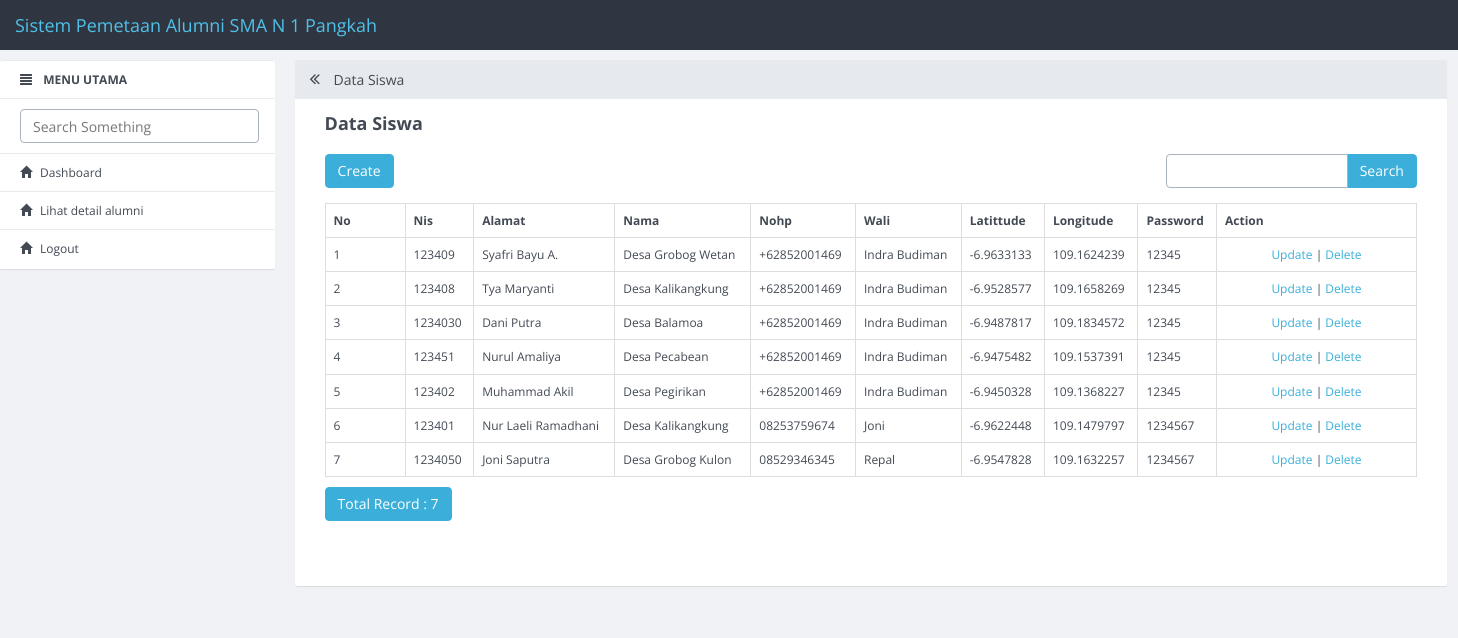
/index.php/siswa, run on the app's committed database.
### tables this page shows
CREATE TABLE IF NOT EXISTS `siswa` (
  `id_siswa` int(11) NOT NULL,
  `nis` varchar(11) DEFAULT NULL,
  `nama` varchar(50) DEFAULT NULL,
  `alamat` text,
  `nohp` varchar(12) DEFAULT NULL,
  `wali` varchar(50) DEFAULT NULL,
  `latittude` varchar(30) DEFAULT NULL,
  `longitude` varchar(30) DEFAULT NULL,
  `password` varchar(50) DEFAULT NULL,
  `kode_jurusan` varchar(11) DEFAULT NULL
);

### application/controllers/Siswa.php (called while the page is built, shortened)
<?php
class Siswa extends CI_Controller
{
    function __construct()
    {
        $this->load->model('Siswa_model');
        $this->load->library('form_validation');
    }
    public function index()
    {
        $q = urldecode($this->input->get('q', TRUE));
        $start = intval($this->input->get('start'));
        if ($q <> '') {
            $config['base_url'] = base_url() . 'siswa/index.html?q=' . urlencode($q);
            $config['first_url'] = base_url() . 'siswa/index.html?q=' . urlencode($q);
        } else {
            $config['base_url'] = base_url() . 'siswa/index.html';
            $config['first_url'] = base_url() . 'siswa/index.html';
        }
        $config['per_page'] = 10;
        $config['page_query_string'] = TRUE;
        $config['total_rows'] = $this->Siswa_model->total_rows($q);
        $siswa = $this->Siswa_model->get_limit_data($config['per_page'], $start, $q);
        $this->load->library('pagination');
        $this->pagination->initialize($config);
        $data = array(
            'siswa_data' => $siswa,
            'q' => $q,
            'pagination' => $this->pagination->create_links(),
            'total_rows' => $config['total_rows'],
            'start' => $start,
            'konten' => 'siswa/siswa_list',
            'judul' => 'Data Siswa',
        );
        $this->load->view('v_index', $data);
    }
}

### index.php (called while the page is built, shortened)
<?php
require_once BASEPATH.'core/CodeIgniter.php';

### application/config/config.php (called while the page is built, shortened)
<?php
$config['base_url'] = "http://".$_SERVER['HTTP_HOST'];
$config['base_url'] .= preg_replace('@/+$@','',dirname($_SERVER['SCRIPT_NAME'])).'/';
$config['index_page'] = '';
$config['uri_protocol']	= 'REQUEST_URI';
$config['url_suffix'] = '.html';
$config['language']	= 'english';
$config['charset'] = 'UTF-8';
$config['enable_hooks'] = FALSE;
$config['subclass_prefix'] = 'MY_';
$config['composer_autoload'] = FALSE;
$config['permitted_uri_chars'] = 'a-z 0-9~%.:_\-';
$config['enable_query_strings'] = FALSE;
$config['controller_trigger'] = 'c';
$config['function_trigger'] = 'm';
$config['directory_trigger'] = 'd';
$config['allow_get_array'] = TRUE;
$config['log_threshold'] = 0;
$config['log_path'] = '';
$config['log_file_extension'] = '';
$config['log_file_permissions'] = 0644;
$config['log_date_format'] = 'Y-m-d H:i:s';
$config['error_views_path'] = '';
$config['cache_path'] = '';
$config['cache_query_string'] = FALSE;
$config['encryption_key'] = 'gdgfdg3536';
$config['sess_driver'] = 'files';
$config['sess_cookie_name'] = 'ci_session';
$config['sess_expiration'] = 7200;
$config['sess_save_path'] = NULL;
$config['sess_match_ip'] = FALSE;
$config['sess_time_to_update'] = 300;
$config['sess_regenerate_destroy'] = FALSE;
$config['cookie_prefix']	= '';
$config['cookie_domain']	= '';
$config['cookie_path']		= '/';
$config['cookie_secure']	= FALSE;
$config['cookie_httponly'] 	= FALSE;
$config['standardize_newlines'] = FALSE;
$config['global_xss_filtering'] = FALSE;
$config['csrf_protection'] = FALSE;
$config['csrf_token_name'] = 'csrf_test_name';
$config['csrf_cookie_name'] = 'csrf_cookie_name';
$config['csrf_expire'] = 7200;
$config['csrf_regenerate'] = TRUE;
$config['csrf_exclude_uris'] = array();
$config['compress_output'] = FALSE;
$config['time_reference'] = 'local';
$config['rewrite_short_tags'] = FALSE;
$config['proxy_ips'] = '';

### application/models/Siswa_model.php (called while the page is built, shortened)
<?php
class Siswa_model extends CI_Model
{
    public $table = 'siswa';
    public $id = 'id_siswa';
    public $order = 'DESC';
    function total_rows($q = NULL) {
        $this->db->like('id_siswa', $q);
	$this->db->or_like('nis', $q);
	$this->db->or_like('nama', $q);
	$this->db->or_like('alamat', $q);
	$this->db->or_like('nohp', $q);
	$this->db->or_like('wali', $q);
	$this->db->or_like('latittude', $q);
	$this->db->or_like('longitude', $q);
	$this->db->from($this->table);
        return $this->db->count_all_results();
    }
    function get_limit_data($limit, $start = 0, $q = NULL) {
        $this->db->order_by($this->id, $this->order);
        $this->db->like('id_siswa', $q);
	$this->db->or_like('nis', $q);
	$this->db->or_like('nama', $q);
	$this->db->or_like('alamat', $q);
	$this->db->or_like('nohp', $q);
	$this->db->or_like('wali', $q);
	$this->db->or_like('latittude', $q);
	$this->db->or_like('longitude', $q);
	$this->db->limit($limit, $start);
        return $this->db->get($this->table)->result();
    }
}

### application/views/siswa/siswa_list.php (the view, shortened to what this page needs)
<div class="row" style="margin-bottom: 10px">
    <?php
    if ($this->session->userdata('level') == 'hubin') {
        ?>
            <div class="col-md-4">
            </div>
    <?php
    } else {
     ?>
            <div class="col-md-4">
                <?php echo anchor(site_url('siswa/create'),'Create', 'class="btn btn-primary"'); ?>
            </div>
    <?php } ?>
            <div class="col-md-4 text-center">
            </div>
            <div class="col-md-1 text-right">
            </div>
            <div class="col-md-3 text-right">
                <form action="<?php echo site_url('siswa/index'); ?>" class="form-inline" method="get">
                    <div class="input-group">
                        <input type="text" class="form-control" name="q" value="<?php echo $q; ?>">
                        <span class="input-group-btn">
                          <button class="btn btn-primary" type="submit">Search</button>
                        </span>
                    </div>
                </form>
            </div>
        </div>
        <table class="table table-bordered" style="margin-bottom: 10px">
            <tr>
                <th>No</th>
        <th>Nis</th>
        <th>Alamat</th>
        <th>Nama</th>
        <th>Nohp</th>
        <th>Wali</th>
        <th>Latittude</th>
        <th>Longitude</th>
        <th>Password</th>
        <th>Action</th>
            </tr><?php
            foreach ($siswa_data as $siswa)
            {
                ?>
                <tr>
            <td width="80px"><?php echo ++$start ?></td>
            <td><?php echo $siswa->nis ?></td>
            <td><?php echo $siswa->nama ?></td>
            <td><?php echo $siswa->alamat ?></td>
            <td><?php echo $siswa->nohp ?></td>
            <td><?php echo $siswa->wali ?></td>
            <td><?php echo $siswa->latittude ?></td>
            <td><?php echo $siswa->longitude ?></td>
            <td><?php echo $siswa->password ?></td>
            <td style="text-align:center" width="200px">
                <?php
                echo anchor(site_url('siswa/update/'.$siswa->id_siswa),'Update');
                echo ' | ';
                echo anchor(site_url('siswa/delete/'.$siswa->id_siswa),'Delete','onclick="javasciprt: return confirm(\'Are You Sure ?\')"');
                ?>
            </td>
        </tr>
                <?php
            }
            ?>
        </table>
        <div class="row">
            <div class="col-md-6">
                <a href="#" class="btn btn-primary">Total Record : <?php echo $total_rows ?></a>
        </div>
            <div class="col-md-6 text-right">
            </div>
        </div>

### application/views/config/header.php (shortened to what this page needs)
<!DOCTYPE html>
<html>
  <head>
    <link rel="stylesheet" href="assets/dist/css/site.min.css">
    <link rel="stylesheet" type="text/css" href="https://cdnjs.cloudflare.com/ajax/libs/limonte-sweetalert2/6.9.1/sweetalert2.css">
    <link rel="stylesheet" type="text/css" href="https://cdnjs.cloudflare.com/ajax/libs/limonte-sweetalert2/6.9.1/sweetalert2.min.css">
  </head>
  <body onload="initialize(); pie1();">
    <nav role="navigation" class="navbar navbar-custom">
        <div class="container-fluid">
          <div class="navbar-header">
            <a href="#" class="navbar-brand">Sistem Pemetaan Alumni SMA N 1 Pangkah</a>
          </div>
        </div>
      </nav>

### application/views/v_index.php (shortened to what this page needs)
<?php include 'config/header.php'; ?>
    <div class="container-fluid">
        <div class="row row-offcanvas row-offcanvas-left">
          <?php include 'config/menu.php'; ?>
          <div class="col-xs-12 col-sm-9 content">
            <div class="panel panel-default">
              <div class="panel-heading">
                <h3 class="panel-title"><a href="javascript:void(0);" class="toggle-sidebar"><span class="fa fa-angle-double-left" data-toggle="offcanvas" title="Maximize Panel"></span></a> <?php echo $judul; ?></h3>
              </div>
              <div class="panel-body">
                <div class="content-row">
                  <h2 class="content-row-title"><?php echo $judul; ?></h2>
                  <div class="row">
                    <div class="col-md-12">
                     <?php include $konten.'.php'; ?>
                    </div>
                  </div>
                </div>
              </div>
            </div>
        </div>
      </div>
    </div>

### application/views/config/menu.php
<div class="col-xs-6 col-sm-3 sidebar-offcanvas" role="navigation">
            <ul class="list-group panel">
                <li class="list-group-item"><i class="glyphicon glyphicon-align-justify"></i> <b>MENU UTAMA</b></li>
                <li class="list-group-item"><input type="text" class="form-control search-query" placeholder="Search Something"></li>
                <li class="list-group-item"><a href="<?php echo base_url()?>"><i class="glyphicon glyphicon-home"></i>Dashboard </a></li>
                <?php
                if ($this->session->userdata('level') == 'admin') {
                  ?>
                  <li class="list-group-item"><a href="<?php echo base_url()?>siswa"><i class="glyphicon glyphicon-home"></i>Siswa </a></li>
                  <li class="list-group-item"><a href="<?php echo base_url()?>jurusan"><i class="glyphicon glyphicon-home"></i>Jurusan </a></li>
                  <li>
                    <a href="#demo6" class="list-group-item " data-toggle="collapse"><i class="glyphicon glyphicon-home"></i>Laporan  <span class="glyphicon glyphicon-chevron-right"></span></a>
                      <li class="collapse" id="demo6">
                        <a href="<?php echo base_url('app/laporan_siswa')?>" class="list-group-item">Seluruh Siswa</a>
                      </li>
                  </li>
                  <li class="list-group-item"><a href="<?php echo base_url()?>user"><i class="glyphicon glyphicon-home"></i>Data User </a></li>
                  <?php
                  } elseif ($this->session->userdata('level') == '') {
                    ?>
                    <li class="list-group-item"><a href="<?php echo base_url()?>app/lihat_alumni/<?php echo $this->session->userdata('id_user'); ?>"><i class="glyphicon glyphicon-home"></i>Lihat detail alumni </a></li>
                    <?php
                  } elseif ($this->session->userdata('level') == 'hubin') {
                    ?>
                    <li class="list-group-item"><a href="<?php echo base_url()?>siswa"><i class="glyphicon glyphicon-home"></i>Lihat Data siswa </a></li>
                    <?php
                  }
                 ?>
                <li class="list-group-item"><a href="<?php echo base_url()?>app/logout"><i class="glyphicon glyphicon-home"></i>Logout </a></li>
              </ul>
          </div>

### data on the page
siswa: nis "123409", nama "Syafri Bayu A.", alamat "Desa Grobog Wetan", nohp "+62852001469", wali "Indra Budiman", latittude "-6.9633133", longitude "109.1624239", password "12345", id_siswa "Update", id_siswa "Delete"
siswa: nis "123408", nama "Tya Maryanti", alamat "Desa Kalikangkung", nohp "+62852001469", wali "Indra Budiman", latittude "-6.9528577", longitude "109.1658269", password "12345", id_siswa "Update", id_siswa "Delete"
siswa: nis "1234030", nama "Dani Putra", alamat "Desa Balamoa", nohp "+62852001469", wali "Indra Budiman", latittude "-6.9487817", longitude "109.1834572", password "12345", id_siswa "Update", id_siswa "Delete"
siswa: nis "123451", nama "Nurul Amaliya", alamat "Desa Pecabean", nohp "+62852001469", wali "Indra Budiman", latittude "-6.9475482", longitude "109.1537391", password "12345", id_siswa "Update", id_siswa "Delete"
siswa: nis "123402", nama "Muhammad Akil", alamat "Desa Pegirikan", nohp "+62852001469", wali "Indra Budiman", latittude "-6.9450328", longitude "109.1368227", password "12345", id_siswa "Update", id_siswa "Delete"
siswa: nis "123401", nama "Nur Laeli Ramadhani", alamat "Desa Kalikangkung", nohp "08253759674", wali "Joni", latittude "-6.9622448", longitude "109.1479797", password "1234567", id_siswa "Update", id_siswa "Delete"
siswa: nis "1234050", nama "Joni Saputra", alamat "Desa Grobog Kulon", nohp "08529346345", wali "Repal", latittude "-6.9547828", longitude "109.1632257", password "1234567", id_siswa "Update", id_siswa "Delete"

### other printed values
$judul "Data Siswa"
anchor(site_url('siswa/create'),'Create', 'class="btn btn-primary"') "Create"
$total_rows "7"
